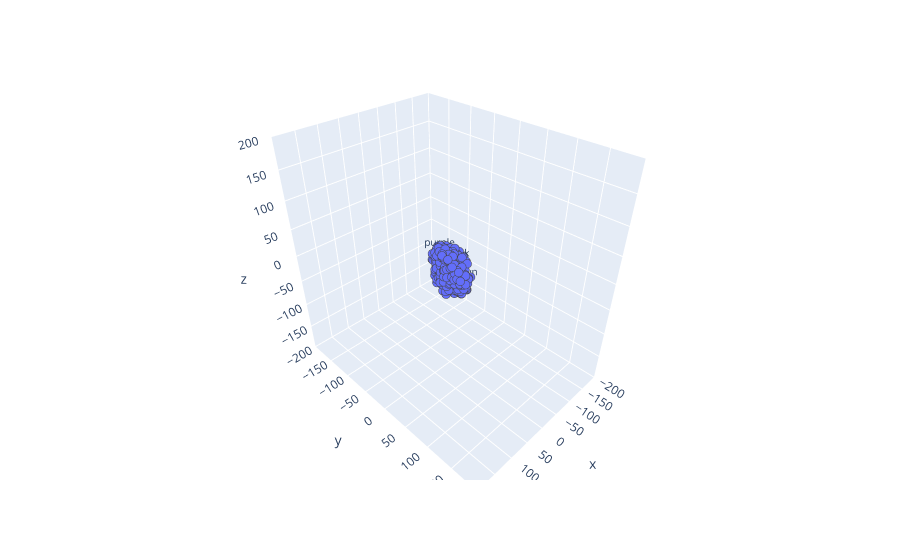

Here is the notebook cell this chart was saved with:
### Code cell
import plotly.express as px

r = (-200,200)
fig = px.scatter_3d(x=x, y=y, z=z, range_x=r, range_y=r, range_z=r, text=colours + [None] * 500)
fig.update_traces(marker=dict(size=3,line=dict(width=2)),textfont_size=10)
fig.show()

### Figure 1 — Plotly figure (JSON) as saved in the notebook; plotly's stock layout.template omitted (floating-point values rounded to 4 significant figures; data arrays with more than 128 entries replaced by an {"elided": "..."} marker saying what was removed)
{"data": [{"hovertemplate": "x=%{x}<br>y=%{y}<br>z=%{z}<br>text=%{text}<extra></extra>", "legendgroup": "", "marker": {"color": "#636efa", "line": {"width": 2}, "size": 3, "symbol": "circle"}, "mode": "markers+text", "name": "", "scene": "scene", "showlegend": false, "text": {"elided": "512 str values"}, "textfont": {"size": 10}, "type": "scatter3d", "x": {"elided": "512 float values"}, "y": {"elided": "512 float values"}, "z": {"elided": "512 float values"}}], "layout": {"legend": {"tracegroupgap": 0}, "margin": {"t": 60}, "scene": {"domain": {"x": [0, 1], "y": [0, 1]}, "xaxis": {"range": [-200, 200], "title": {"text": "x"}}, "yaxis": {"range": [-200, 200], "title": {"text": "y"}}, "zaxis": {"range": [-200, 200], "title": {"text": "z"}}}}}
